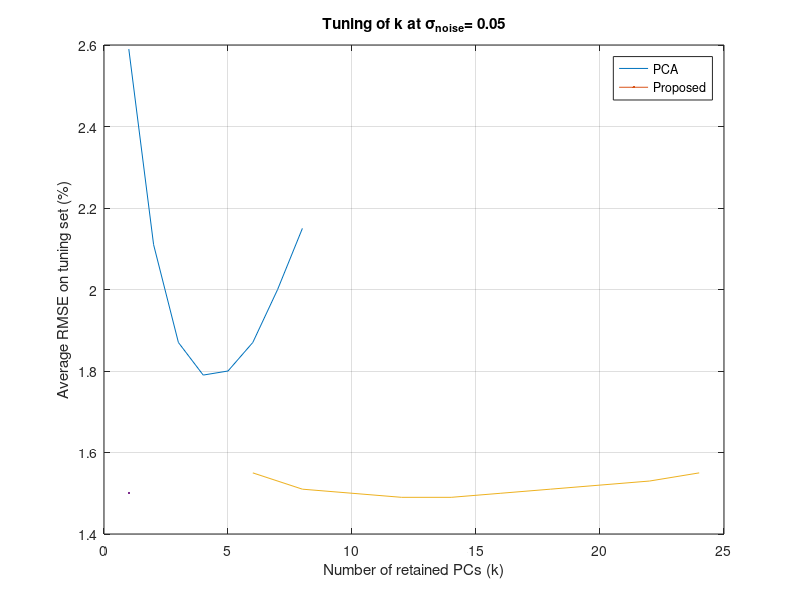
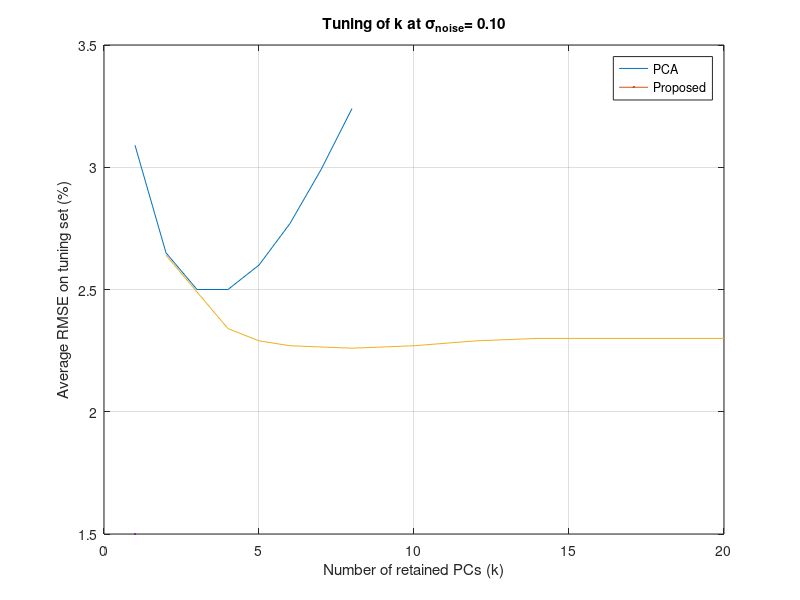
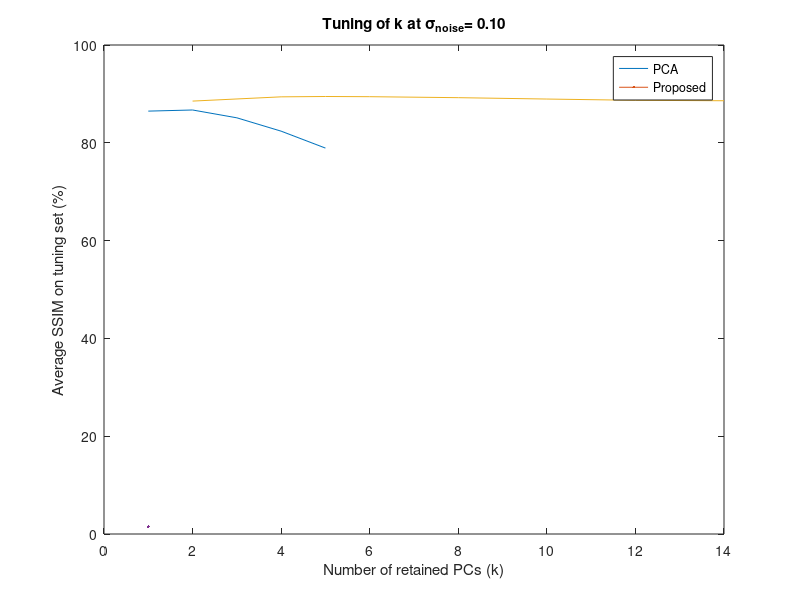

Reproduce these figures in MATLAB, in order.
clear all, close all, clc
%% RMSE
RMSE_sig_5_PCA = [2.59,2.11,1.87,1.79,1.8,...
    1.87,2,2.15];
k_sig_5_PCA = 1:8;

RMSE_sig_10_PCA = [3.09,2.65,2.5,2.5,2.6,...
    2.77,2.99,3.24];
k_sig_10_PCA=1:8;

RMSE_sig_5_Prop =[1.55,1.51,1.5,1.49,1.49,...
    1.5,1.51,1.52,1.53,1.55];
k_sig_5_Prop = 6:2:24;

RMSE_sig_10_Prop=[2.64,2.34,2.29,2.27,2.26,...
    2.27,2.29,2.30,2.30,2.30,2.3];
k_sig_10_Prop=[2:2:4,5,6:2:20];

figure,
plot(k_sig_5_PCA,RMSE_sig_5_PCA,LineWidth=1.5)
hold on
plot(k_sig_5_Prop,RMSE_sig_5_Prop,LineWidth=1.5)
hold on
title('Tuning of k at \sigma_{noise}= 0.05')
xlabel('Number of retained PCs (k)')
ylabel('Average RMSE on tuning set (%)')
legend('PCA','Proposed')
grid on

figure,
plot(k_sig_10_PCA,RMSE_sig_10_PCA,LineWidth=1.5)
hold on
plot(k_sig_10_Prop,RMSE_sig_10_Prop,LineWidth=1.5)
title('Tuning of k at \sigma_{noise}= 0.10')
legend('PCA','Proposed')
xlabel('Number of retained PCs (k)')
ylabel('Average RMSE on tuning set (%)')
grid on
%% SSIM

SSIM_sig_10_PCA=[86.48,86.71,85.11,...
    82.38,78.92];
k_sig_10_PCA_SSIM=[1:1:5];

SSIM_sig_10_Prop=[88.53,89.40,89.47,89.43,89.23...
    88.95,88.69,88.60];
k_sig_10_Prop_SSIM=[2:2:4,5,6:2:14];


figure,
plot(k_sig_10_PCA_SSIM,SSIM_sig_10_PCA,LineWidth=1.5)
hold on
plot(k_sig_10_Prop_SSIM,SSIM_sig_10_Prop,LineWidth=1.5)



title('Tuning of k at \sigma_{noise}= 0.10')
legend('PCA','Proposed')
xlabel('Number of retained PCs (k)')
ylabel('Average SSIM on tuning set (%)')
